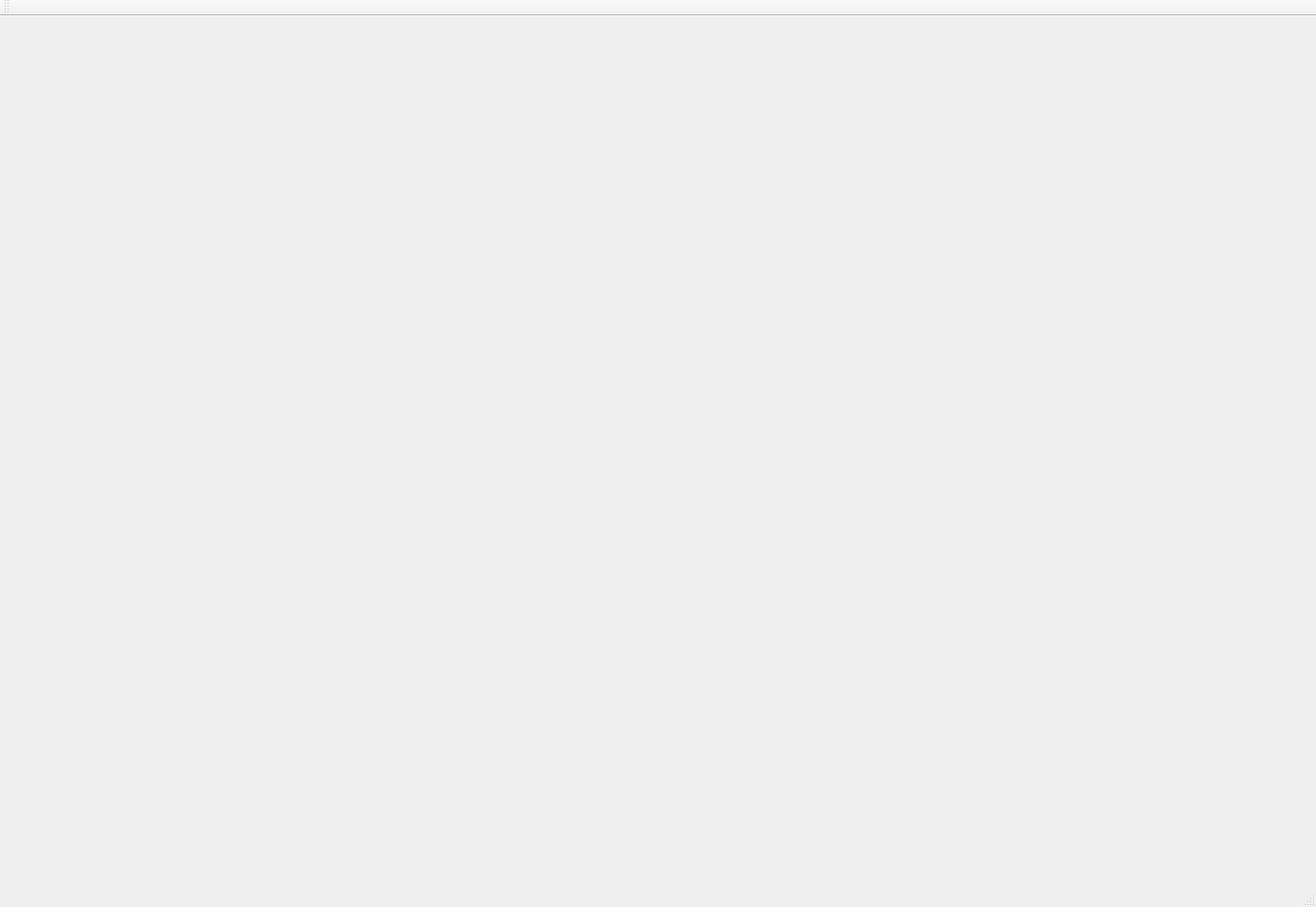
<?xml version="1.0" encoding="UTF-8"?>
<ui version="4.0">
 <class>MainWindow</class>
 <widget class="QMainWindow" name="MainWindow">
  <property name="geometry">
   <rect>
    <x>0</x>
    <y>0</y>
    <width>1376</width>
    <height>948</height>
   </rect>
  </property>
  <property name="windowTitle">
   <string>MainWindow</string>
  </property>
  <widget class="QWidget" name="centralwidget">
   <widget class="QWidget" name="widget" native="true">
    <property name="geometry">
     <rect>
      <x>350</x>
      <y>219</y>
      <width>581</width>
      <height>391</height>
     </rect>
    </property>
   </widget>
  </widget>
  <widget class="QMenuBar" name="menubar">
   <property name="geometry">
    <rect>
     <x>0</x>
     <y>0</y>
     <width>1376</width>
     <height>25</height>
    </rect>
   </property>
  </widget>
  <widget class="QStatusBar" name="statusbar"/>
  <widget class="QToolBar" name="toolBar">
   <property name="windowTitle">
    <string>toolBar</string>
   </property>
   <attribute name="toolBarArea">
    <enum>TopToolBarArea</enum>
   </attribute>
   <attribute name="toolBarBreak">
    <bool>false</bool>
   </attribute>
  </widget>
 </widget>
 <resources/>
 <connections/>
</ui>
